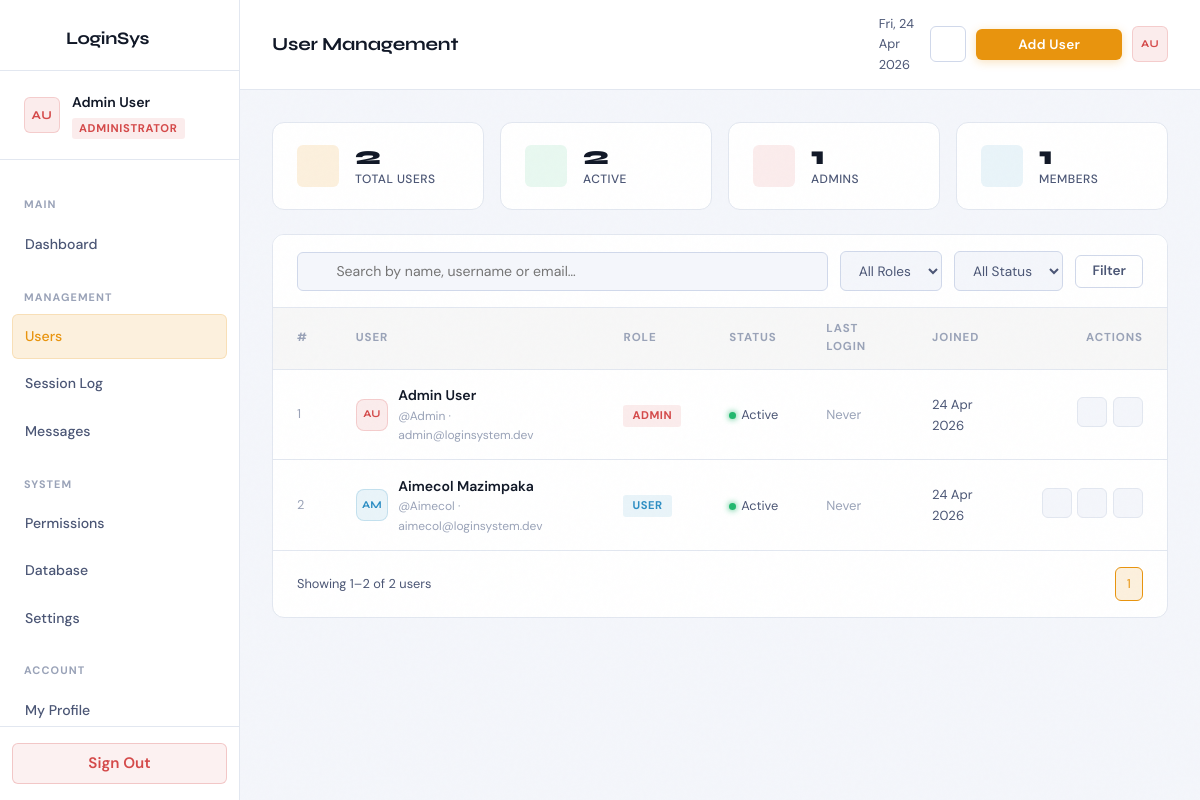
The page /admin/users.php (signed in) on the database its author committed.
### tables this page shows
CREATE TABLE IF NOT EXISTS users (
  id               INT(11)      NOT NULL AUTO_INCREMENT,
  username         VARCHAR(60)  NOT NULL,
  email            VARCHAR(120) NOT NULL,
  password         VARCHAR(255) NOT NULL,
  role             ENUM('admin','user') NOT NULL DEFAULT 'user',
  full_name        VARCHAR(100) NOT NULL DEFAULT '',
  avatar_initials  VARCHAR(3)   NOT NULL DEFAULT '',
  last_login       DATETIME     DEFAULT NULL,
  created_at       DATETIME     NOT NULL DEFAULT CURRENT_TIMESTAMP,
  is_active        TINYINT(1)   NOT NULL DEFAULT 1,
  PRIMARY KEY (id),
  UNIQUE KEY uq_username (username),
  UNIQUE KEY uq_email    (email)
);

### includes/auth.php (called while the page is built, shortened)
<?php
function current_name(): string {
    return $_SESSION['full_name'] ?? '';
}
function current_initials(): string {
    return $_SESSION['avatar_initials'] ?? '??';
}
function current_user_id(): ?int {
    return isset($_SESSION['user_id']) ? (int)$_SESSION['user_id'] : null;
}
function e(string $s): string {
    return htmlspecialchars($s, ENT_QUOTES | ENT_SUBSTITUTE, 'UTF-8');
}

### admin/users.php (the view, shortened to what this page needs)
<?php
require_once __DIR__ . '/../includes/auth.php';
$db   = db();
$search = trim($_GET['q'] ?? '');
$filter_role   = $_GET['role'] ?? '';
$filter_status = $_GET['status'] ?? '';
$page   = max(1, (int)($_GET['page'] ?? 1));
$per_page = 15;
$offset   = ($page - 1) * $per_page;
$where = ['1=1'];
$params = [];
$types  = '';
$where_sql = implode(' AND ', $where);
$count_stmt = $db->prepare("SELECT COUNT(*) AS cnt FROM users WHERE {$where_sql}");
$count_stmt->execute();
$total_users = (int)$count_stmt->get_result()->fetch_assoc()['cnt'];
$total_pages = max(1, ceil($total_users / $per_page));
$list_stmt = $db->prepare("SELECT id,username,email,role,full_name,avatar_initials,is_active,last_login,created_at FROM users WHERE {$where_sql} ORDER BY id ASC LIMIT ? OFFSET ?");
$list_params = array_merge($params, [$per_page, $offset]);
$list_types  = $types . 'ii';
$list_stmt->bind_param($list_types, ...$list_params);
$list_stmt->execute();
$users = $list_stmt->get_result();
$res_stats = $db->query('SELECT role, COUNT(*) as c, SUM(is_active) as active FROM users GROUP BY role');
$stats = ['admin' => ['total'=>0,'active'=>0], 'user' => ['total'=>0,'active'=>0]];
while ($r = $res_stats->fetch_assoc()) {
    $stats[$r['role']] = ['total' => (int)$r['c'], 'active' => (int)$r['active']];
}
$total_all    = $stats['admin']['total'] + $stats['user']['total'];
$total_active = $stats['admin']['active'] + $stats['user']['active'];
$page_title = 'User Management';
?>
<!DOCTYPE html>
<html lang="en">
<head>
  <link rel="stylesheet" href="../css/main.css"/>
</head>
<body>
<div class="dash-layout">
  <aside class="sidebar" id="sidebar">
    <div class="sidebar-brand">
      <div class="brand-icon" style="color:var(--accent);"><?= icon('logo','',30) ?></div>
      <span>LoginSys</span>
    </div>
    <div class="sidebar-user">
      <div class="avatar avatar-admin"><?= e(current_initials()) ?></div>
      <div class="sidebar-user-info">
        <div class="name"><?= e(current_name()) ?></div>
        <span class="role-badge role-badge-admin">Administrator</span>
      </div>
    </div>
    <nav class="sidebar-nav">
      <div class="nav-section-label">Main</div>
      <a href="dashboard.php" class="nav-item"><?= icon('dashboard') ?>Dashboard</a>
      <div class="nav-section-label">Management</div>
      <a href="users.php" class="nav-item active"><?= icon('users') ?>Users</a>
      <a href="sessions.php" class="nav-item"><?= icon('activity') ?>Session Log</a>
      <a href="messages.php" class="nav-item"><?= icon('mail') ?>Messages</a>
      <div class="nav-section-label">System</div>
      <a href="permissions.php" class="nav-item"><?= icon('shield') ?>Permissions</a>
      <a href="database.php" class="nav-item"><?= icon('database') ?>Database</a>
      <a href="settings.php" class="nav-item"><?= icon('settings') ?>Settings</a>
      <div class="nav-section-label">Account</div>
      <a href="profile.php" class="nav-item"><?= icon('profile') ?>My Profile</a>
    </nav>
    <div class="sidebar-footer">
      <form method="POST" action="../logout.php">
        <button type="submit" class="btn btn-danger" style="width:100%;"><?= icon('logout','',17) ?> Sign Out</button>
      </form>
    </div>
  </aside>
  <div class="dash-main">
    <header class="topbar">
      <div style="display:flex;align-items:center;gap:0.75rem;">
        <span class="topbar-title"><?= e($page_title) ?></span>
      </div>
      <div class="topbar-actions">
        <span style="font-size:0.8rem;color:var(--text-muted);"><?= date('D, d M Y') ?></span>
        <button class="theme-toggle" id="themeToggle" aria-label="Toggle theme">
        </button>
        <button class="btn btn-primary" style="font-size:0.85rem;padding:0.55rem 1rem;" onclick="openModal('addModal')">
          <?= icon('profile','',16) ?> Add User
        </button>
        <div class="avatar avatar-admin" style="font-size:0.65rem;"><?= e(current_initials()) ?></div>
      </div>
    </header>
    <div class="dash-content">
      <div class="user-stats">
        <div class="u-stat">
          <div class="u-stat-icon" style="background:var(--accent-glow);color:var(--accent);"><?= icon('users','',20) ?></div>
          <div><div class="u-stat-val"><?= $total_all ?></div><div class="u-stat-lbl">Total Users</div></div>
        </div>
        <div class="u-stat">
          <div class="u-stat-icon" style="background:rgba(34,184,110,0.1);color:var(--success);"><?= icon('check-circle','',20) ?></div>
          <div><div class="u-stat-val"><?= $total_active ?></div><div class="u-stat-lbl">Active</div></div>
        </div>
        <div class="u-stat">
          <div class="u-stat-icon" style="background:rgba(212,74,74,0.1);color:var(--admin-hue);"><?= icon('shield','',20) ?></div>
          <div><div class="u-stat-val"><?= $stats['admin']['total'] ?></div><div class="u-stat-lbl">Admins</div></div>
        </div>
        <div class="u-stat">
          <div class="u-stat-icon" style="background:rgba(46,143,196,0.1);color:var(--user-hue);"><?= icon('profile','',20) ?></div>
          <div><div class="u-stat-val"><?= $stats['user']['total'] ?></div><div class="u-stat-lbl">Members</div></div>
        </div>
      </div>
      <div class="section-card">
        <form method="GET" action="users.php">
          <div class="table-toolbar">
            <div class="search-wrap">
              <input class="search-input" type="text" name="q" placeholder="Search by name, username or email…" value="<?= e($search) ?>"/>
            </div>
            <select class="filter-select" name="role">
              <option value="">All Roles</option>
            </select>
            <select class="filter-select" name="status">
              <option value="">All Status</option>
            </select>
            <button type="submit" class="btn btn-outline" style="padding:0.55rem 1rem;font-size:0.85rem;"><?= icon('activity','',15) ?> Filter</button>
          </div>
        </form>
        <div style="overflow-x:auto;">
          <table class="data-table">
            <thead>
              <tr>
                <th>#</th>
                <th>User</th>
                <th>Role</th>
                <th>Status</th>
                <th>Last Login</th>
                <th>Joined</th>
                <th style="text-align:right;">Actions</th>
              </tr>
            </thead>
            <tbody>
              <?php $users->data_seek(0); while ($u = $users->fetch_assoc()): ?>
              <tr>
                <td style="color:var(--text-dim);font-size:0.8rem;"><?= e($u['id']) ?></td>
                <td>
                  <div class="user-cell">
                    <div class="u-avatar <?= e($u['role']) ?>"><?= e($u['avatar_initials']) ?></div>
                    <div>
                      <div class="u-name"><?= e($u['full_name']) ?></div>
                      <div class="u-email">@<?= e($u['username']) ?> · <?= e($u['email']) ?></div>
                    </div>
                  </div>
                </td>
                <td><span class="badge badge-<?= e($u['role']) ?>"><?= e($u['role']) ?></span></td>
                <td>
                  <?php if ((int)$u['is_active']): ?>
                    <span class="status-dot active">Active</span>
                  <?php else: ?>
                    <span class="status-dot inactive">Inactive</span>
                  <?php endif; ?>
                </td>
                <td style="font-size:0.82rem;">
                  <?= $u['last_login'] ? e(date('d M Y H:i', strtotime($u['last_login']))) : '<span style="color:var(--text-dim)">Never</span>' ?>
                </td>
                <td style="font-size:0.82rem;color:var(--text-muted);"><?= e(date('d M Y', strtotime($u['created_at']))) ?></td>
                <td>
                  <div style="display:flex;gap:0.35rem;justify-content:flex-end;">
                    <button class="action-btn" title="Edit user" onclick='openEdit(<?= json_encode($u) ?>)'><?= icon('settings','',14) ?></button>
                    <form method="POST" style="display:inline;" onsubmit="return confirm('Toggle active status?')">
                      <button type="submit" class="action-btn" title="Toggle status"><?= icon('activity','',14) ?></button>
                    </form>
                    <?php if ((int)$u['id'] !== current_user_id()): ?>
                    <form method="POST" style="display:inline;" onsubmit="return confirm('Delete this user permanently?')">
                      <button type="submit" class="action-btn danger" title="Delete user"><?= icon('logout','',14) ?></button>
                    </form>
                    <?php endif; ?>
                  </div>
                </td>
              </tr>
              <?php endwhile; ?>
            </tbody>
          </table>
        </div>
        <div class="pagination">
          <span class="page-info">Showing <?= min($offset+1,$total_users) ?>–<?= min($offset+$per_page,$total_users) ?> of <?= $total_users ?> users</span>
          <div class="page-btns">
            <?php
            $qs = http_build_query(['q'=>$search,'role'=>$filter_role,'status'=>$filter_status]);
            for ($p = 1; $p <= $total_pages; $p++):
            ?>
            <a href="users.php?<?= $qs ?>&page=<?= $p ?>" class="page-btn <?= $p===$page?'active':'' ?>"><?= $p ?></a>
            <?php endfor; ?>
          </div>
        </div>
      </div>
    </div>
  </div>
</div>
</body>
</html>

### admin/users.php (style rules this page uses)
.table-toolbar { display: flex; align-items: center; gap: 0.75rem; flex-wrap: wrap; padding: 1rem 1.5rem; border-bottom: 1px solid var(--border); background: var(--bg-card); }
.search-wrap { position: relative; flex: 1; min-width: 200px; }
.search-input { width: 100%; padding: 0.6rem 0.85rem 0.6rem 2.4rem; background: var(--bg); border: 1px solid var(--border-light); border-radius: var(--radius-sm); color: var(--text); font-family: var(--font-body); font-size: 0.88rem; outline: none; }
.filter-select { padding: 0.58rem 0.85rem; background: var(--bg); border: 1px solid var(--border-light); border-radius: var(--radius-sm); color: var(--text-muted); font-family: var(--font-body); font-size: 0.85rem; cursor: pointer; }
.action-btn { display: inline-flex; align-items: center; justify-content: center; width: 30px; height: 30px; border-radius: var(--radius-sm); border: 1px solid var(--border); background: var(--bg); color: var(--text-muted); cursor: pointer; transition: all 0.15s; font-size: 0; }
.pagination { display: flex; align-items: center; gap: 0.35rem; padding: 1rem 1.5rem; border-top: 1px solid var(--border); justify-content: space-between; }
.page-info { font-size: 0.8rem; color: var(--text-muted); }
.page-btns { display: flex; gap: 0.35rem; }
.page-btn { padding: 0.35rem 0.7rem; border-radius: var(--radius-sm); border: 1px solid var(--border); background: var(--bg); color: var(--text-muted); font-size: 0.8rem; cursor: pointer; transition: all 0.15s; }
.page-btn:hover, .page-btn.active { border-color: var(--accent); color: var(--accent); background: var(--accent-glow); }
.user-cell { display: flex; align-items: center; gap: 0.65rem; }
.u-avatar { width: 32px; height: 32px; border-radius: 8px; display: flex; align-items: center; justify-content: center; font-family: var(--font-display); font-size: 0.65rem; font-weight: 700; flex-shrink: 0; }
.u-avatar.admin { background: rgba(212,74,74,0.1); color: var(--admin-hue); border: 1px solid rgba(212,74,74,0.2); }
.u-avatar.user { background: rgba(46,143,196,0.1); color: var(--user-hue); border: 1px solid rgba(46,143,196,0.2); }
.u-name { font-weight: 600; color: var(--text); font-size: 0.88rem; }
.u-email { font-size: 0.75rem; color: var(--text-dim); }
.user-stats { display: grid; grid-template-columns: repeat(4, 1fr); gap: 1rem; margin-bottom: 1.5rem; }
.u-stat { background: var(--bg-card); border: 1px solid var(--border); border-radius: var(--radius); padding: 1.25rem 1.5rem; display: flex; align-items: center; gap: 1rem; }
.u-stat-icon { width: 42px; height: 42px; border-radius: var(--radius-sm); display: flex; align-items: center; justify-content: center; flex-shrink: 0; }
.u-stat-val { font-family: var(--font-display); font-size: 1.6rem; font-weight: 800; line-height: 1; }
.u-stat-lbl { font-size: 0.75rem; color: var(--text-muted); font-weight: 500; text-transform: uppercase; letter-spacing: 0.04em; margin-top: 2px; }

### rows shown on the page
users: id "1", avatar_initials "AU", full_name "Admin User", username "Admin", email "admin@loginsystem.dev", role "ADMIN", is_active "Active", shows "Never", created_at "24 Apr 2026"
users: id "2", avatar_initials "AM", full_name "Aimecol Mazimpaka", username "Aimecol", email "aimecol@loginsystem.dev", role "USER", is_active "Active", shows "Never", created_at "24 Apr 2026"

### other values the page prints
current_initials() "AU"
current_name() "Admin User"
$page_title "User Management"
$total_all "2"
$total_active "2"
$stats['admin']['total'] "1"
$stats['user']['total'] "1"
min($offset+1,$total_users) "1"
min($offset+$per_page,$total_users) "2"
$total_users "2"
